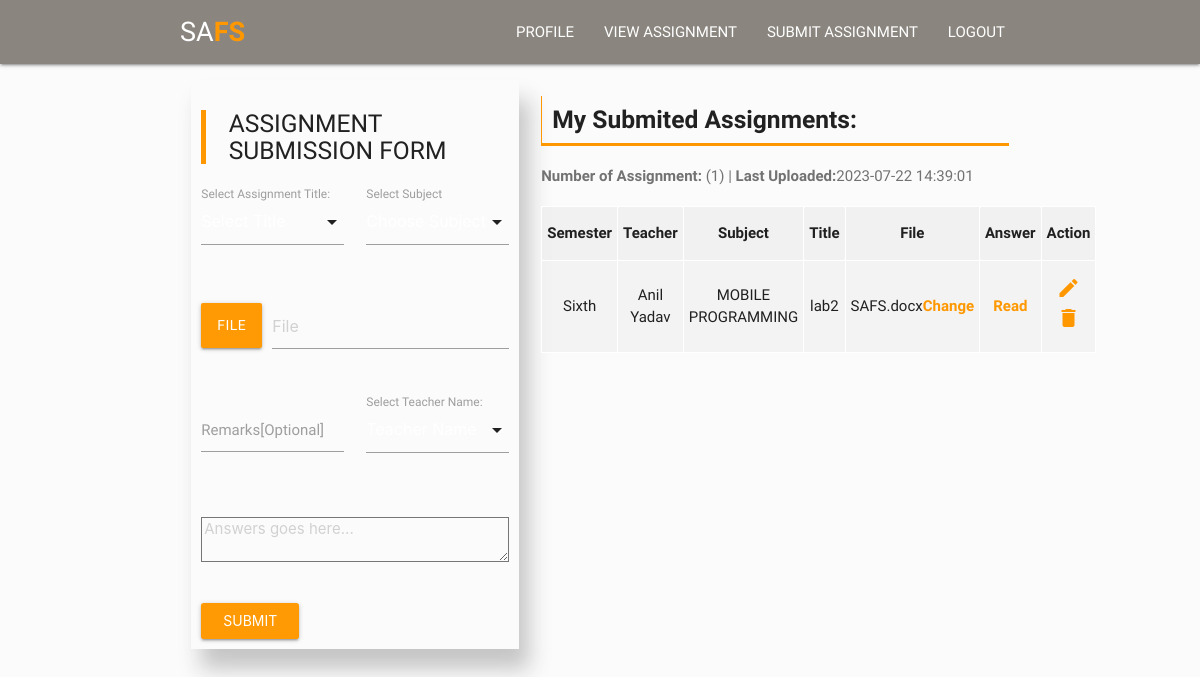
Screenshot of /submitassignment.php (signed in) with the database file from the repository.
### tables this page shows
CREATE TABLE `assignmentsubmit` (
  `id` int(11) NOT NULL,
  `student_id` int(255) NOT NULL,
  `title` varchar(255) NOT NULL,
  `teachername` int(255) NOT NULL,
  `batch` int(255) NOT NULL,
  `semester` text NOT NULL,
  `remarks` varchar(255) DEFAULT NULL,
  `registeredate` datetime DEFAULT NULL,
  `pdf` varchar(255) NOT NULL,
  `comment` text NOT NULL,
  `sub` varchar(225) NOT NULL,
  `faculty` varchar(255) NOT NULL,
  `feedback` varchar(255) NOT NULL,
  `star` int(255) NOT NULL,
  `feedbackdate` datetime DEFAULT NULL
);

CREATE TABLE `teacher` (
  `id` int(11) NOT NULL,
  `tfname` varchar(255) NOT NULL,
  `tlname` varchar(255) NOT NULL,
  `email` varchar(255) NOT NULL,
  `bio` varchar(255) NOT NULL,
  `password` varchar(255) NOT NULL,
  `registeredate` datetime NOT NULL
);

### includes/submitassignment.php (the view, shortened to what this page needs)
<?php
include 'config.php';
        ?>
<div id="admis">
  <div class="container">
    <div class="row">
            <div class="col s12 m5 l5">
                 <form name="myForms" method="POST" enctype="multipart/form-data" onsubmit="return validateForm()" class="col s12">
                  <blockquote><h5 class="login-headtext">ASSIGNMENT SUBMISSION FORM</h5></blockquote>
    <div class="row">
      <div class="input-field col s6 m6 l6">
                     <?php
                       if (isset($_SESSION['sfname']) && isset($_SESSION['sid'])){
                      ?>
                    <label>Select Assignment Title:</label>
      </div>
    <?php } ?>
    <div class="input-field col s6 m6 l6">
                              <?php
                                if (isset($_SESSION['sid'])){
                                                      ?>
                                              <label>
                                                Select Subject
                                              </label>
                                              <?php } ?>
                            </div>
    </div>
<div class="row">
<div class="file-field input-field col s12 m12 l12">
      <div class="btn">
        <span>File</span>
      </div>
      <div class="file-path-wrapper">
        <input class="file-path validate" type="text" placeholder="File">
      </div>
    </div>
                          </div>
                          <div class="row">
        <div class="input-field col s6 m6 l6">
          <textarea id="textarea1" name="remarks" class="materialize-textarea"></textarea>
          <label for="textarea1">Remarks[Optional]</label>
        </div>
        <div class="input-field col s6 m6 l6">
                    <label>Select Teacher Name:</label>
        </div>
</div>
<div class="row">
<div class="input-field col s12 m12 l12">
<textarea name="comment"  class="validate" placeholder="Answers goes here..." id="mytextarea" rows="2" cols="30">
</textarea>
</div>
</div>
        <input  class="waves-effect waves-light btn" type="submit" name="asubmit" value="submit">
                </form>
            </div>
<div class="col s12 l7 m7">
    <?php
    $id = $_SESSION['sid'];
    $selectquery = " select * from assignmentsubmit where student_id = $id ORDER BY ID DESC";
    $query = mysqli_query($conn,$selectquery);
    $num = mysqli_num_rows($query); ?>
    <h5 class="highlight"><b>My Submited Assignments:</b></h5>
    <p><b>Number of Assignment:</b> (<?php echo $num?>)
    <?php
                         $sql = "SELECT MAX(registeredate) AS latest_date FROM assignmentsubmit where student_id=$id";
                         $result = mysqli_query($conn,$sql);
                       if ($result) {
                         $row = $result->fetch_assoc();
                    $latestDate = $row['latest_date'];
                   if($latestDate){
                  echo  "| <b>Last Uploaded:</b>" .$latestDate;
                   }
                                } else {
                    echo $conn->error;
                     }
                        ?>
  </p>
    <?php
    if($num ==0){
        echo '<p class="alert-msg">You have empty submitted assignment !</p>';
    }else{
    ?>
        <table class="responsive-table highlight striped">
  <tr>
    <th>Semester</th>
    <th>Teacher</th>
    <th>Subject</th>
    <th>Title</th>
    <th>File</th>
    <th>Answer</th>
    <th>Action</th></th>
  </tr>
        <?php
      while($res = mysqli_fetch_array($query)){
        $id = $res['teachername'];
        $sql = " select tfname,tlname from teacher where id = $id";
        $query1 = mysqli_query($conn,$sql);
        while($result = mysqli_fetch_array($query1)){
          $fname=$result['tfname'];
          $lname = $result['tlname'];
          $tname = $fname. " ".$lname;
        }
        ?>
    <tr>
           <td><?php echo $res['semester'];?></td>
          <td><?php echo $tname;?>
                  <td><?php echo $res['sub'];?></td>
          </td>
           <td><?php echo $res['title']; ?> </td>
           <?php if ($res['pdf']){ ?>
            <td><?php echo $res['pdf']; ?><a href="submitassignment_update.php?update_pdf=<?php echo $res['id'];?>"><b>Change</b></a> </td>
            <?php }else{?>
              <td><span class="empty">(No File)<a href="submitassignment_update.php?update_pdf=<?php echo $res['id'];?>">Upload File</a> </span></td>
              <?php } ?>
            <td>
              <?php if ($res['comment']){?>
            <a href="#modal<?php echo $res['id']; ?>" class=" modal-trigger"><b>Read</b></a>
                            <?php }else{ ?>
                              <span class="empty">(No text)</span>
          <?php }?>
          </td>
            <td>
              <a href="submitassignment_update.php?update=<?php echo $res['id'];?>"><i class="material-icons">edit</i></a>
              <a href="submitassignment.php?delete=<?php echo $res['id'];?>"><i class="material-icons">delete</i></a>
            </td>
      </tr>
<?php
    }
  }
?>
</table>
    </div>
</div>
    </div>
  </div>

### css/styles.css (style rules this page uses)
p { line-height: 2rem; }

### css/assign.css (style rules this page uses)
body { background:#fbfbfb; }
#admis { margin-top:80px; width:100%; position:absolute; }
#admis .btn { background:#ff9a05 !important; }
#admis input[type="submit"] { color:white; }
tr:nth-child(odd) { background:#f4f2f2cf; }
#admis form { padding:10px; box-shadow:10px 20px 20px #c3c3c3f5; }
table, th, td { text-align:center; border: 1px solid white; border-collapse: collapse; }
th, td { background-color: #ededed8f; }
a { color:#FF9800; }
#admis p { color:#727272; }
.btn { background:#fea118 !important; }

### css/feedback.css (style rules this page uses)
* { font-family: 'Ubuntu', sans-serif; font-family: 'PT Sans Narrow', sans-serif; }
blockquote { margin: 20px 0; padding-left: 1.5rem; border-left: 5px solid #FF9800; }
h5.highlight { padding:10px; border-left:1px solid #FF9800; border-bottom: 3px solid #FF9800; }

### rows the page displays
assignmentsubmit: semester "Sixth", teachername.tlname "Anil Yadav", sub "MOBILE PROGRAMMING", title "lab2", pdf "SAFS.docx"

### other values shown
$num "1"
$latestDate "2023-07-22 14:39:01"
